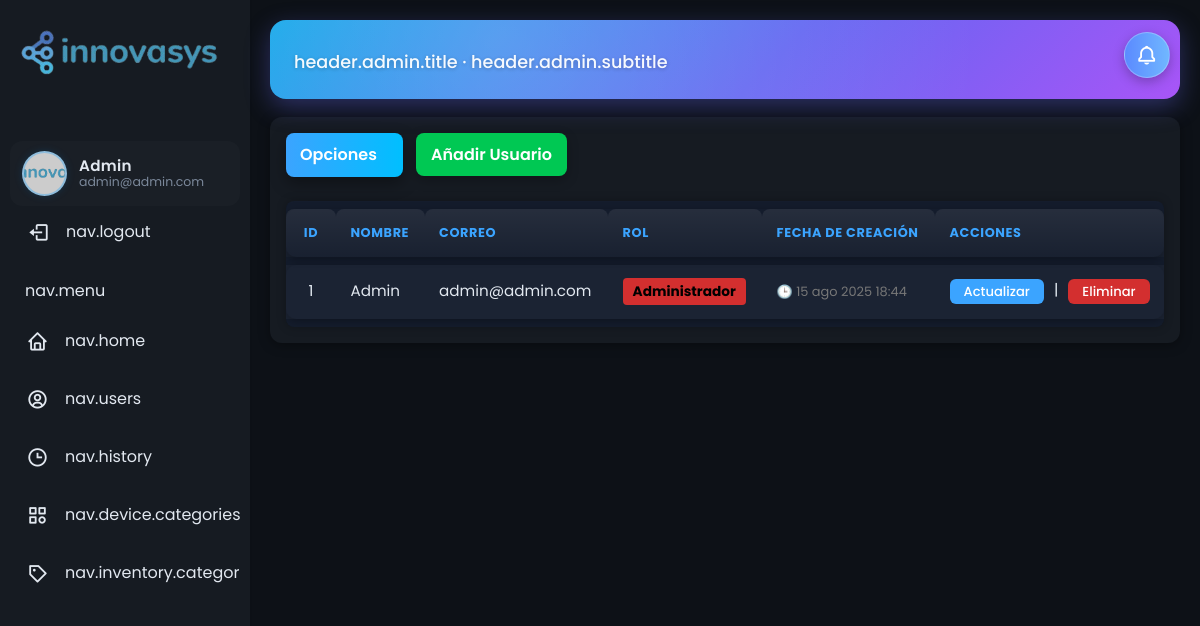
Screenshot of /index.php?route=Admin/ListarUsers (signed in) with the database file from the repository.
### tables this page shows
CREATE TABLE users (
    id INT NOT NULL AUTO_INCREMENT,
    name VARCHAR(50) NOT NULL,
    email VARCHAR(100) NOT NULL UNIQUE,
    password VARCHAR(255) NOT NULL,
    img_perfil VARCHAR(255) DEFAULT NULL,
    telefono VARCHAR(20),
    direccion VARCHAR(100),
    remember_selector VARCHAR(100) DEFAULT NULL,
    remember_token VARCHAR(255) DEFAULT NULL,
    remember_expires_at DATETIME DEFAULT NULL,
     
    reset_code VARCHAR(255) DEFAULT NULL,
    reset_expires_at DATETIME DEFAULT NULL,
    reset_attempts INT DEFAULT 0,
    reset_locked_until DATETIME DEFAULT NULL,
    created_at DATETIME DEFAULT CURRENT_TIMESTAMP,
    role ENUM(
        'Cliente',
        'Tecnico',
        'Supervisor',
        'Administrador'
    ) NOT NULL DEFAULT 'Cliente',
    PRIMARY KEY (id),
    UNIQUE KEY uq_users_remember_selector (remember_selector)
);

### Controllers/AdminController.php (called while the page is built, shortened)
<?php
require_once __DIR__ . '/../Core/Database.php';
require_once __DIR__ . '/../Models/User.php';
require_once __DIR__ . '/../Core/Auth.php';
class AdminController
{
    private $userModel;
    public function __construct()
    {
        $db = new Database();
        $db->connectDatabase();
        $this->userModel = new UserModel($db->getConnection());
    }
    public function listarUsers()
    {
        $users = $this->userModel->getAllUsers();
        include_once __DIR__ . '/../Views/Admin/ListaUser.php';
    }
}

### Core/I18n.php (called while the page is built, shortened)
<?php
class I18n {
    private static $locale = 'es';
    private static $messages = [];
    public static function setLocale(string $loc): void {
        $loc = strtolower(trim($loc));
        self::$locale = $loc;
    }
    public static function getLocale(): string { return self::$locale; }
    private static function loadMessages(string $loc): void {
        $base = __DIR__ . '/../Lang/';
        $file = $base . $loc . '.php';
        $msgs = [];
        if (file_exists($file)) { $msgs = include $file; }
        if (!is_array($msgs)) { $msgs = []; }
        self::$messages = $msgs;
    }
    public static function t(string $key, array $params = []) {
        $val = self::$messages[$key] ?? $key;
        return $val;
    }
}

### Core/Auth.php (called while the page is built, shortened)
<?php
require_once __DIR__ . '/../Models/User.php';
require_once __DIR__ . '/Database.php';
class Auth
{
    public static function user(): ?array
    {
        return $_SESSION['user'];
    }
}

### Models/User.php (called while the page is built, shortened)
<?php
require_once __DIR__ . '../../Core/Database.php';
class UserModel
{
    private $connection;
    public function __construct($dbConnection)
    {
        $this->connection = $dbConnection;
    }
    public function getAllUsers()
    {
        $stmt = $this->connection->prepare("SELECT * FROM users");
        if ($stmt) {
            $stmt->execute();
            $result = $stmt->get_result();
            return $result->fetch_all(MYSQLI_ASSOC);
        }
        return [];
    }
}

### Core/Database.php (called while the page is built, shortened)
<?php
class Database
{
    private $connection;
    function connectDatabase()
    {
        $host = 'localhost';
        $user = 'root';
        $password = '';
        $database = 'pandoraDB';
        $this->connection = new mysqli($host, $user, $password, $database);
    }
    public function getConnection()
    {
        return $this->connection;
    }
}

### Core/Storage.php (called while the page is built, shortened)
<?php
class Storage
{
    public static function resolveProfileUrl(?string $storedPath): string
    {
        $storedPath = $storedPath ? trim((string)$storedPath) : '';
        if ($storedPath === '') {
            return self::fallbackProfileUrl();
        }
        return self::publicUrl($storedPath);
    }
    public static function fallbackProfileUrl(): string
    {
        $default = 'img/imgPerfil/default.png';
        $defaultFs = rtrim($_SERVER['DOCUMENT_ROOT'] ?? '', '/\\') . $default;
        $fallback = 'img/Innovasys_V2.png';
        return $fallback;
    }
}

### Views/Admin/ListaUser.php (the view, shortened to what this page needs)
<?php include_once __DIR__ . '/../Includes/Sidebar.php'; ?>
<main>
<?php include_once __DIR__ . '/../Includes/Header.php'; ?>
    <div class="Tabla-Contenedor">
        <div class="botones">
            <div class="dropdown">
                <label for="menu-toggle" class="dropdown-label-admin">
                    Opciones<i class='bxr bx-caret-down'></i>
                </label>
            </div>
            <div class="btn-table-acciones">
                <a class="btn-acciones-user" href="index.php?route=Register/RegisterAdmin">Añadir Usuario</a>
            </div>
        </div>
        <table id="userTable">
            <thead>
                <tr>
                    <th>ID</th>
                    <th>Nombre</th>
                    <th>Correo</th>
                    <th>Rol</th>
                    <th>Fecha de creación</th>
                    <th>Acciones</th>
                </tr>
            </thead>
            <tbody>
                <?php
                if ($users) {
                    foreach ($users as $user) {
                        $role = htmlspecialchars($user['role']);
                        echo "<tr>";
                        echo "<td data-label='ID'>" . htmlspecialchars($user['id']) . "</td>";
                        echo "<td data-label='Nombre'>" . htmlspecialchars($user['name']) . "</td>";
                        echo "<td data-label='Correo'>" . htmlspecialchars($user['email']) . "</td>";
                        echo "<td data-label='Rol'><span class='role $role'>$role</span></td>";
                        echo "<td data-label='Fecha de creación'><span class='created-at'>🕒 <time title='" . htmlspecialchars($user['created_exact'] ?? '') . "'>" . htmlspecialchars($user['created_human'] ?? '') . "</time></span></td>";
                        echo "<td data-label='Acciones'>";
                        echo "<div class='action-buttons'>";
                        echo "<a href='index.php?route=Admin/ActualizarUser&id=" . htmlspecialchars($user['id']) . "&from=Admin/ListarUsers' class='btn edit-btn'>Actualizar</a> | ";
                        echo "<a href='index.php?route=Admin/DeleteUser&id=" . htmlspecialchars($user['id']) . "' class='btn delete-btn' data-confirm='¿Eliminar este usuario?'>Eliminar</a>";
                        echo "</div>";
                        echo "</td>";
                        echo "</tr>";
                    }
                } else {
                    echo "<tr><td colspan='6'>No hay usuarios registrados.</td></tr>";
                }
                ?>
            </tbody>
        </table>
    </div>
</main>

### Views/Includes/Sidebar.php (shortened to what this page needs)
<?php
require_once __DIR__ . '/../../Core/Auth.php';
require_once __DIR__ . '/../../Core/I18n.php';
require_once __DIR__ . '/../../Core/Storage.php';
$authUser = Auth::user();
$locale = I18n::getLocale();
?>
<!DOCTYPE html>
<html lang="<?= htmlspecialchars($locale) ?>">
<head>
  <?php $adminCssPath = rtrim($_SERVER['DOCUMENT_ROOT'],'/\\') . 'css/AdminDash.css'; ?>
  <link rel="stylesheet" href="css/AdminDash.css?v=<?= file_exists($adminCssPath) ? filemtime($adminCssPath) : time(); ?>">
  <link href='https://cdn.boxicons.com/fonts/basic/boxicons.min.css' rel='stylesheet'>
  <link href='https://cdn.jsdelivr.net/npm/boxicons@2.1.4/css/boxicons.min.css' rel='stylesheet'>
</head>
<body>
  <aside class="sidebar">
    <div class=" flex">
      <span class="nav_image">
        <a href="index.php?route=Default/Index" style="cursor: pointer;">
          <img src="img/Innovasys_V2.png" alt="logo">
        </a>
      </span>
    </div>
    <div class="menu_container">
      <ul class="menu_items">
        <?php
          $name = $authUser['name'] ?? '';
          $email = $authUser['email'] ?? '';
          $avatarStored = $authUser['img_perfil'] ?? '';
          $avatar = \Storage::resolveProfileUrl($avatarStored);
        ?>
        <?php if ($authUser): ?>
          <li class="item user-block">
            <a href="index.php?route=Default/Perfil" class="user-link flex">
              <img src="<?= htmlspecialchars($avatar) ?>" alt="Perfil" class="user-avatar"/>
              <div class="user-info">
                <span class="user-name"><?= htmlspecialchars($name) ?></span>
                <small class="user-email"><?= htmlspecialchars($email) ?></small>
              </div>
            </a>
          </li>
        <?php endif; ?>
        <?php if ($authUser): ?>
          <li class="item menu-item-static">
            <a href="index.php?route=Auth/Logout" class="link flex logout-link">
              <i class='bx bx-log-out'></i>
              <span><?= I18n::t('nav.logout') ?></span>
            </a>
          </li>
        <?php endif; ?>
        <div class="menu_title flex">
          <span class="title"><?= I18n::t('nav.menu') ?></span>
        </div>
        <li class="item menu-item-static">
          <a href="index.php?route=Default/Index" class="link flex">
            <i class='bx bx-home'></i>
            <span><?= I18n::t('nav.home') ?></span>
          </a>
        </li>
        <?php if ($authUser): ?>
          <?php $role = strtolower($authUser['role'] ?? ''); ?>
          <?php if ($role === 'administrador'): ?>
            <li class="item menu-item-static">
              <a href="index.php?route=Admin/ListarUsers" class="link flex">
                <i class='bx bx-user-circle'></i>
                <span><?= I18n::t('nav.users') ?></span>
              </a>
            </li>
            <li class="item menu-item-static">
              <a href="index.php?route=Historial/ListarHistorial" class="link flex">
                <i class='bx bx-time'></i>
                <span><?= I18n::t('nav.history') ?></span>
              </a>
            </li>
            <li class="item menu-item-static">
              <a href="index.php?route=Device/ListarCategoria" class="link flex">
                <i class='bx bx-category'></i>
                <span><?= I18n::t('nav.device.categories') ?></span>
              </a>
            </li>
            <li class="item menu-item-static">
              <a href="index.php?route=Inventario/ListarCategorias" class="link flex">
                <i class='bx bx-purchase-tag'></i>
                <span><?= I18n::t('nav.inventory.categories') ?></span>
              </a>
            </li>
          <?php endif; ?>
        <?php endif; ?>
      </ul>
    </div>
  </aside>
</body>
</html>

### rows the page displays
users: name "Admin", email "admin@admin.com", id "1", role "Administrador", created_human "15 ago 2025 18:44"

### other values shown
I18n::t('nav.logout') "nav.logout"
I18n::t('nav.menu') "nav.menu"
I18n::t('nav.home') "nav.home"
I18n::t('nav.users') "nav.users"
I18n::t('nav.history') "nav.history"
I18n::t('nav.device.categories') "nav.device.categories"
$title "header.admin.title"
$subtitle "header.admin.subtitle"
